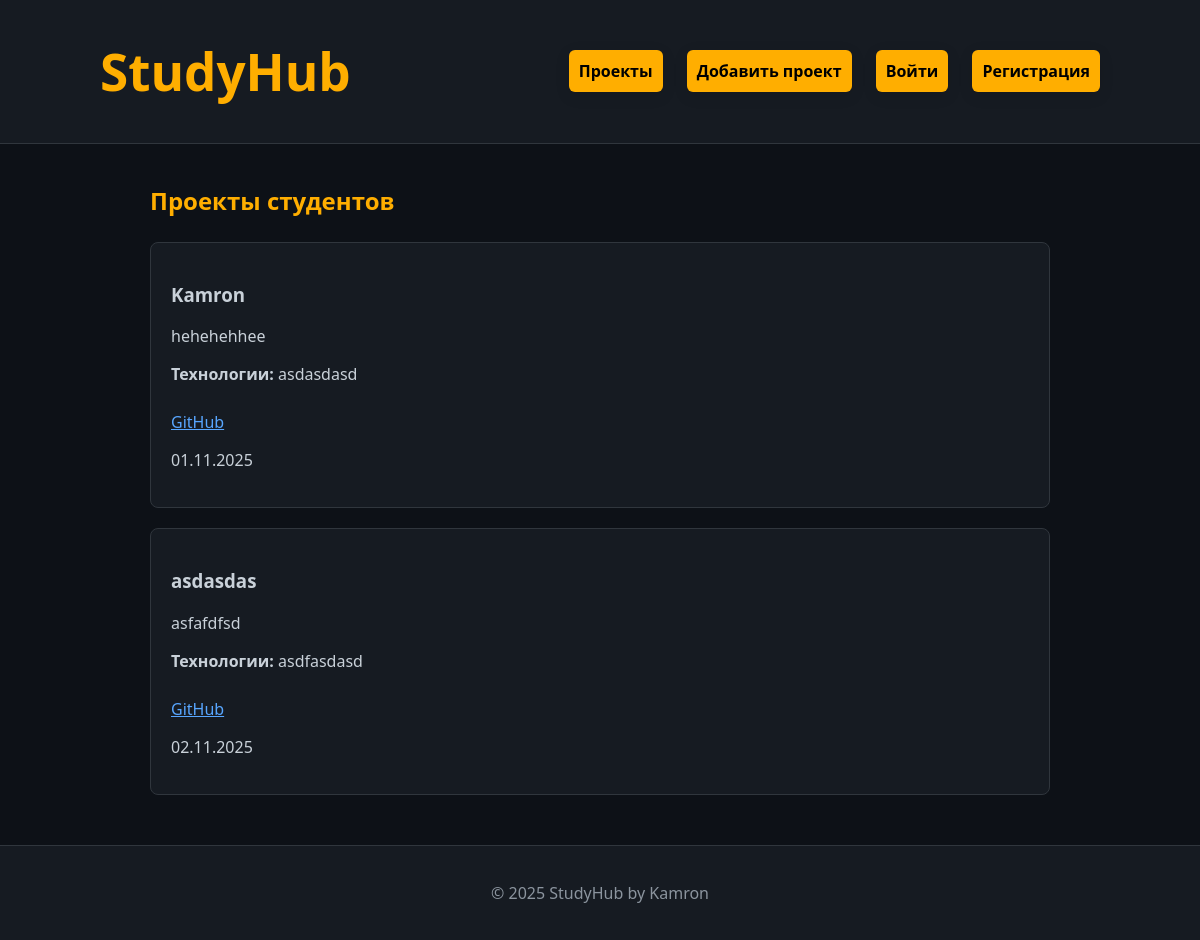
Before: / with the older database file.
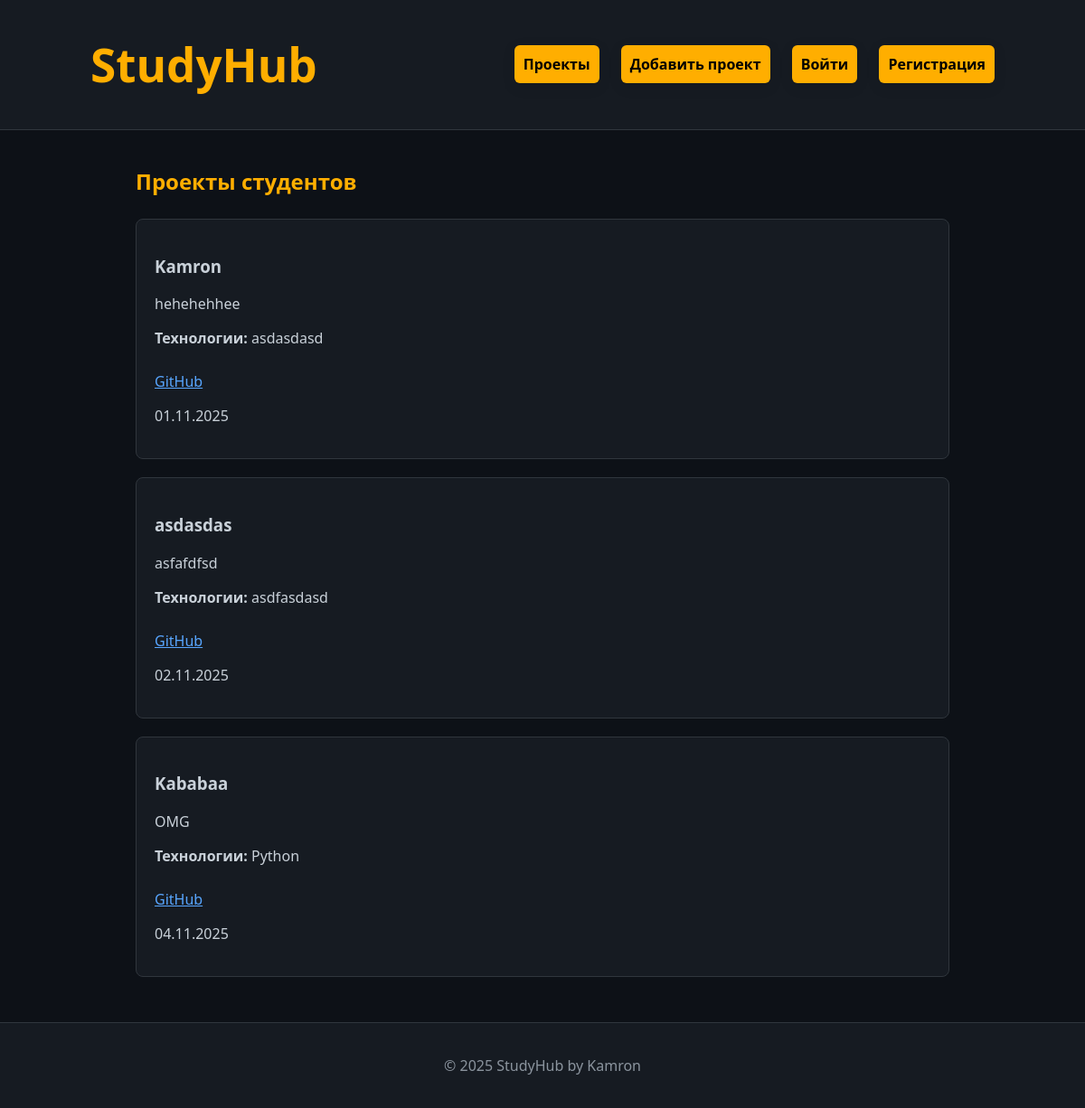
After: the same page with the newer database file.
### projects/models.py (models this page shows, shortened)
class Project(models.Model):
    title = models.CharField(max_length=200)
    description = models.TextField()
    github_link = models.URLField(blank=True, null=True)
    technologies = models.CharField(max_length=200)
    created_at = models.DateTimeField(auto_now_add=True)

### projects/views.py (the view)
# urls.py: path('', views.project_list, name='project_list'),
def project_list(request):
    projects = Project.objects.all()
    return render(request, 'projects/project_list.html', {'projects': projects})

### projects/templates/projects/project_list.html (shortened to what this page needs)
{% extends 'base.html' %}
{% block content %}
<h2 class="page-title">Проекты студентов</h2>
{% for project in projects %}
    <div class="card">
        <h3>{{ project.title }}</h3>
        <p>{{ project.description }}</p>
        <p><b>Технологии:</b> {{ project.technologies }}</p>
        {% if project.github_link %}
            <a class="github-link" href="{{ project.github_link }}" target="_blank">GitHub</a>
        {% endif %}
        <p class="date">{{ project.created_at|date:"d.m.Y" }}</p>
    </div>
{% empty %}
    <p>Пока нет проектов 😔</p>
{% endfor %}
{% endblock %}

### projects/templates/base.html (shortened to what this page needs)
{% load static %}
<!DOCTYPE html>
<html lang="en">
<head>
    <link rel="stylesheet" href="{% static 'css/style.css' %}">
</head>
<body>
<header>
    <div class="container">
        <h1><a href="/">StudyHub</a></h1>
            <nav>
                <a class="a-primary"  href="/">Проекты</a>
                <a class="a-primary"  href="/create/">Добавить проект</a>
                {% if user.is_authenticated %}
                    <form method="post" action="/logout/" style="display:inline;">
                        {% csrf_token %}
                        <button class="btn-primary" type="submit">Выйти</button>
                    </form>
                {% else %}
                    <a class="a-primary"  href="/login/">Войти</a>
                    <a class="a-primary"  href="/register/">Регистрация</a>
                {% endif %}
            </nav>
    </div>
</header>
    <main class="main-content">
        {% block content %}{% endblock %}
    </main>
    <footer>
        <p>© 2025 StudyHub by Kamron</p>
    </footer>
</body>
</html>

### static/css/style.css (style rules this page uses)
body { margin: 0; font-family: "Segoe UI", sans-serif; background-color: #0d1117; color: #c9d1d9; }
header { background-color: #161b22; border-bottom: 1px solid #30363d; padding: 15px 0; }
header .container { display: flex; justify-content: space-between; align-items: center; width: 90%; max-width: 1000px; margin: auto; }
header h1 a { color: #ffae00; text-decoration: none; font-size: 1.6em; font-weight: bold; }
header nav a { color: #58a6ff; margin-left: 20px; text-decoration: none; }
.main-content { width: 90%; max-width: 900px; margin: 40px auto; }
.page-title { color: #ffae00; margin-bottom: 25px; }
.card { background-color: #161b22; border: 1px solid #30363d; border-radius: 8px; padding: 20px; margin-bottom: 20px; transition: transform 0.2s ease; }
.github-link { display: inline-block; margin-top: 10px; color: #58a6ff; }
footer { text-align: center; padding: 20px 0; background-color: #161b22; border-top: 1px solid #30363d; margin-top: 50px; color: #8b949e; }
.a-primary { display: inline-block; padding: 10px; background-color: #ffae00; color: black; text-decoration: none; border-radius: 6px; transition: all 0.3s cubic-bezier(0.25, 0.46, 0.45, 0.94); font-weight: bold; box-shadow: 0 4px 15px rgba(0, 0, 0, 0.1); }

Changed rows visible on the page:
added Project: title "Kababaa", description "OMG", technologies "Python", created_at "04.11.2025"
